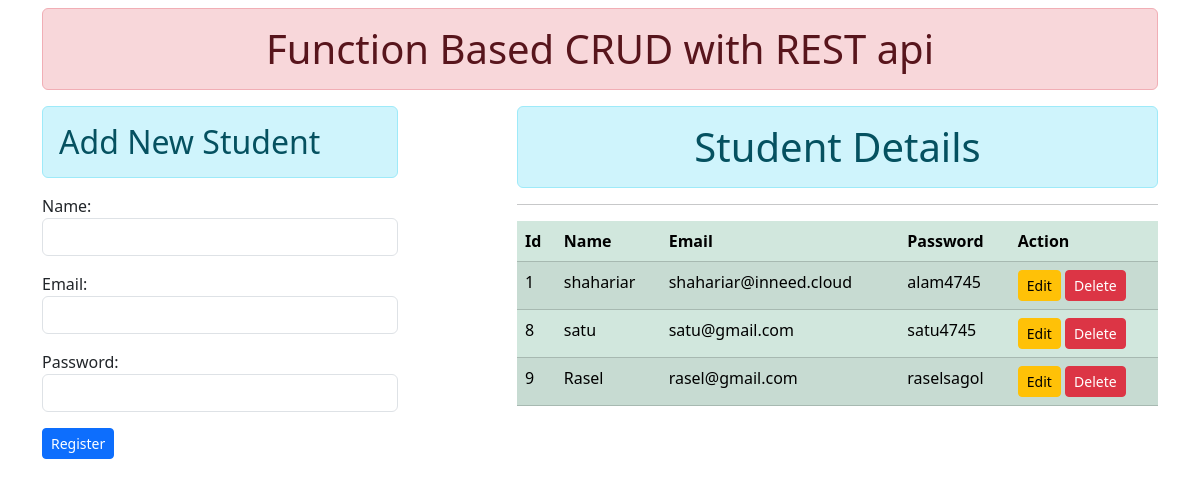
The page / on the database its author committed.
### enroll/models.py (models this page shows)
class StudentRegistration(models.Model):
    name = models.CharField(max_length = 100)
    email = models.EmailField(max_length = 100)
    password= models.CharField(max_length = 100)

### enroll/views.py (the view)
# urls.py: path('',views.registration,name='home'),
def registration(request):
    if request.method == 'POST':
        fm = StudentForm(request.POST)
        if fm.is_valid():
            name = fm.cleaned_data['name']
            email = fm.cleaned_data['email']
            password = fm.cleaned_data['password']
            reg = StudentRegistration(name=name,email=email,password=password)
            reg.save()
            fm = StudentForm()
    else:
        fm = StudentForm()
    student = StudentRegistration.objects.all()
    return render(request,'enroll/add_show.html',{'form':fm,'stu':student})

### enroll/form.py
class StudentForm(forms.ModelForm):
    class Meta:
        model = StudentRegistration
        fields = ['name','email','password']
        widgets = {
            'name':forms.TextInput(attrs={'class':'form-control'}),
            'email':forms.EmailInput(attrs={'class':'form-control'}),
            'password':forms.PasswordInput(render_value=True,attrs={'class':'form-control'}),
        }

### enroll/templates/enroll/add_show.html (shortened to what this page needs)
{% extends 'enroll/base.html' %}
{% block content%}
    <div class="row">
        <div class="col-sm-4">
            <h2 class="ml-5 alert alert-info">Add New Student</h2>
            <form action="" method="POST">
                {{ form.as_p }}
                <input type="submit" class="btn btn-sm btn-primary" value="Register">
            </form>
        </div>
        <div class="col-sm-7 offset-1">
            <h1 class="text-center alert alert-info">Student Details</h1><hr>
            {% if stu %}
            <table class="table table-success table-striped">
              <thead>
                <tr>
                    <th scope="col">Id</th>
                    <th scope="col">Name</th>
                    <th scope="col">Email</th>
                    <th scope="col">Password</th>
                    <th scope="col">Action</th>
                </tr>
              </thead>
              <tbody>
                {% for st in stu %}
                <tr>
                    <td>{{st.id}}</td>
                    <td>{{st.name}}</td>
                    <td>{{st.email}}</td>
                    <td>{{st.password}}</td>
                    <td>
                        <a href="{% url 'updatedata' st.id %}" class="btn btn-sm btn-warning">Edit</a>
                        <form action="{% url 'deletedata' st.id %}" method="POST" class="d-inline">
                            <input type="submit" value="Delete" class="btn btn-sm btn-danger">
                        </form>
                    </td>
                </tr>
                {% endfor %}
              </tbody>
              </table>
            {% else %}
            <h4>No Table Data</h4>
            {% endif %}
        </div>
    </div>
{% endblock content %}

### enroll/templates/enroll/base.html (shortened to what this page needs)
<!DOCTYPE html>
{% load static %}
<html lang="en">
<head>
    <link rel="stylesheet" href="{% static 'enroll/css/bootstrap.css' %}">
</head>
<body class="container">
    <h1 class="mt-2 font-bold text-center alert alert-danger">Function Based CRUD with REST api</h1>
    {% block content %} {% endblock content %}
</body>
</html>

### rows shown on the page
StudentRegistration: id "1", name "shahariar", email "shahariar@inneed.cloud", password "alam4745"
StudentRegistration: id "8", name "satu", email "satu@gmail.com", password "satu4745"
StudentRegistration: id "9", name "Rasel", email "rasel@gmail.com", password "raselsagol"
